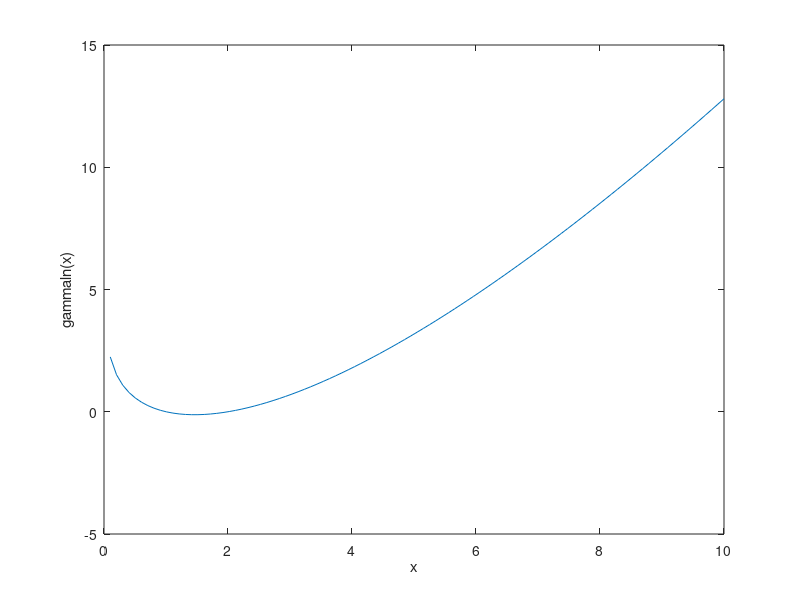

The MATLAB script that drew this image:
% Regression test function (black blox) for FreeMat v4.0
% This function is autogenerated by helpgen.
function bbtest_success = bbtest_gammaln
  bbtest_success = 1;
NumErrors = 0;
try
  x = linspace(0,10);

catch
  NumErrors = NumErrors + 1;
end
try
  y = gammaln(x);

catch
  NumErrors = NumErrors + 1;
end
try
  plot(x,y); xlabel('x'); ylabel('gammaln(x)');

catch
  NumErrors = NumErrors + 1;
end
try
  mprint gammaln1

catch
  NumErrors = NumErrors + 1;
end
if (NumErrors ~= 0) bbtest_success = 0; return; end
